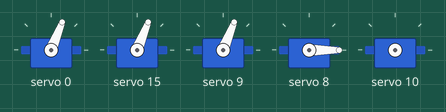
A program run on a simulated ESP32. Parts: 5 × servo. What the program prints to the serial monitor is not drawn.

Above: at 0.05 s.
At 0.5 s:
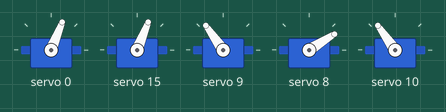
At 1.0 s:
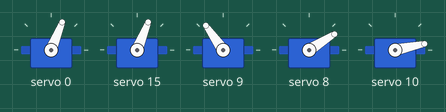
Timing chart, 0 to 3.0 s (numbered marks = the images above):
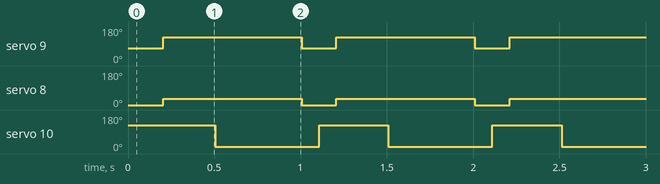

Measured:
- by itself, servo 9: alternates 125° for 0.80 s and 68° for 0.20 s
- by itself, servo 8: alternates 32° for 0.80 s and 0° for 0.20 s
- by itself, servo 10: alternates 125° for 0.40 s and 12° for 0.60 s

The program:

main.cpp
```cpp
// Include Wire Library for I2C
#include <SPI.h>
#include <Wire.h>

// Include Adafruit PCA9685 Servo Library
#include <Adafruit_PWMServoDriver.h>

// Creat object to represent PCA9685 at default I2C address
Adafruit_PWMServoDriver pca9685 = Adafruit_PWMServoDriver(0x40);

// Define maximum and minimum number of "ticks" for the servo motors
// Range from 0 to 4095
// This determines the pulse width

#define SERVOMIN  103  // Minimum value
#define SERVOMAX  410  // Maximum value

// Define servo motor connections (expand as required)
#define SER0  0   //Servo Motor 0 on connector 0
#define SER1  15  //Servo Motor 1 on connector 12
#define SER2  14  //Servo Motor 1 on connector 12

#define HIP  10   //Servo Motor 0 on connector 0
#define ELBO  9  //Servo Motor 1 on connector 12
#define PAlM  8  //Servo Motor 1 on connector 12

// Variables for Servo Motor positions (expand as required)
int pwm0;
int pwm1;

void writeServo(int num, byte value){
    // Write to PCA9685
	pca9685.setPin(num, map(value, 0, 180, SERVOMIN, SERVOMAX));
}

void step(){
	writeServo(ELBO, 90);
	writeServo(PAlM, 0);
	delay(100);
	writeServo(HIP, 160);
	delay(100);
	writeServo(ELBO, 160);
	writeServo(PAlM, 45);
}

void forward(){
	writeServo(HIP, 20);
}

void setup() {

	// Serial monitor setup
	Serial.begin(115200);

	// Print to monitor
	Serial.println("PCA9685 Servo Test");

	// Initialize PCA9685
	pca9685.begin();

	// Set PWM Frequency to 50Hz
	pca9685.setPWMFreq(50);
	writeServo(SER0, 90);
	writeServo(SER1, 90);
}

void loop() {
	step();
	delay(300);
	forward();
	delay(500);
}
```
